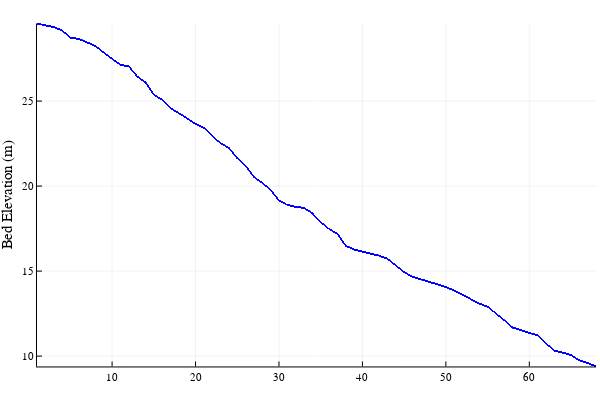

Notebook code cell kept with this figure:
### Markdown cell above
We then assimilate the available water surface elevation (WSE) observations for different times until the bathymetry estimates converge

### Code cell
i = find(he[1, :] .> 0);
X = zeros(length(x), length(i));
X[:] = ze[:, i];
XA = zeros(length(x), length(i));
XA[:] = he[:, i] .+ ze[:, i];
zest = zeros(length(x), size(H, 2));
E = rand(Normal(0, 0.01), length(x), length(i));
for t in 1:size(H ,2)
    zest[:,t] = sqrtenkf(X, convert(Array{Float64, 1}, H[:, t]), XA, E);
end
plot(zest[end:-1:1, :], color="blue", legend=:none, ylabel="Bed Elevation (m)")
